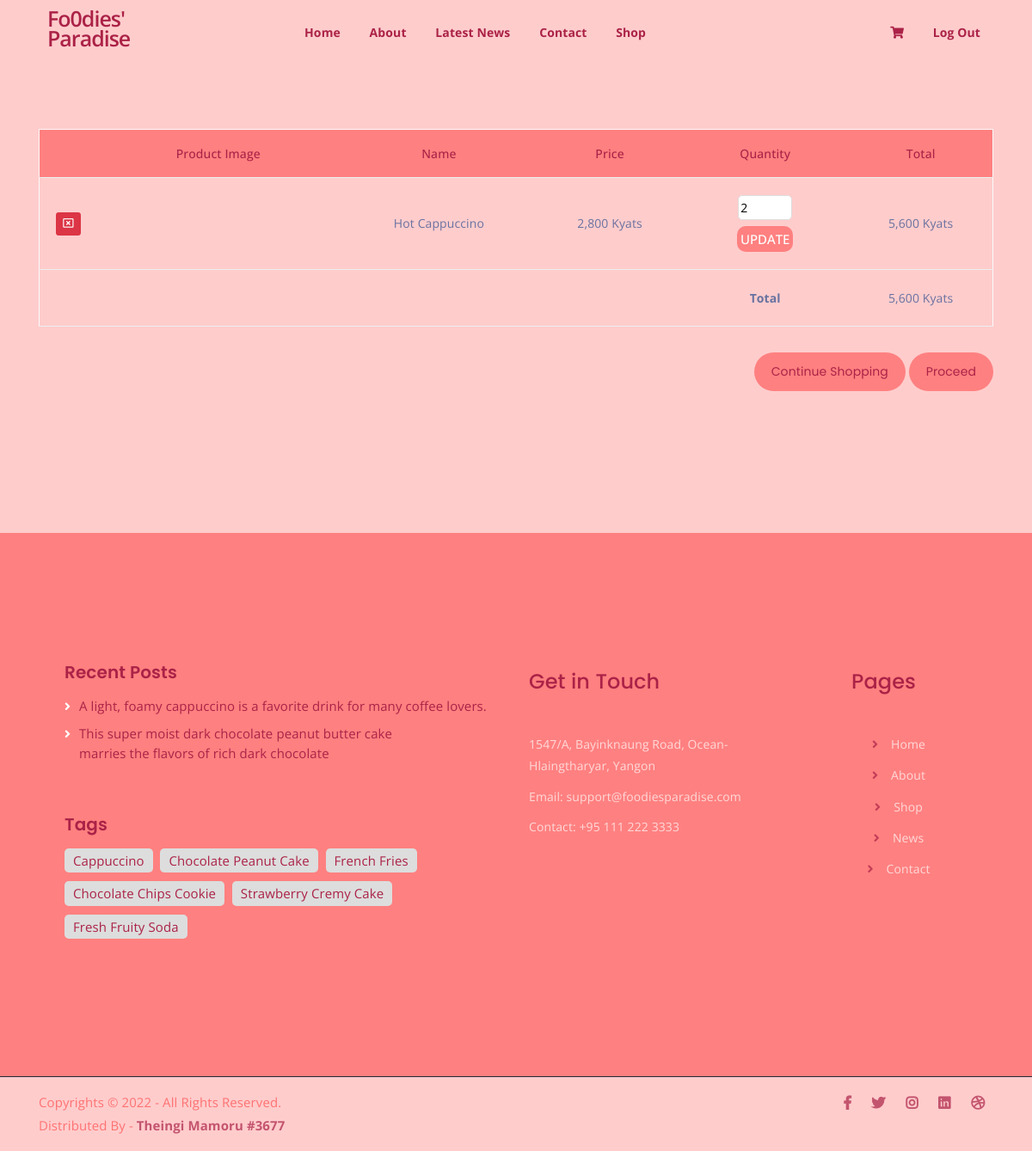
Screenshot of /cart.php (signed in) with the database file from the repository.
### tables this page shows
CREATE TABLE IF NOT EXISTS `cart_table` (
  `cart_id` int(20) NOT NULL AUTO_INCREMENT,
  `username` varchar(50) NOT NULL,
  `cpro_name` varchar(50) NOT NULL,
  `cpro_price` int(20) NOT NULL,
  `cpro_qty` int(20) NOT NULL,
  `cpro_img` varchar(50) NOT NULL,
  PRIMARY KEY (`cart_id`)
);

### cart.php (the view, shortened to what this page needs)
<?php
	include("connection.php");
?>
<?php
	include("header.php");
?>
	<div class="cart-section mt-150 mb-150">
		<div class="container">
			<div class="row">
				<div class="col-lg-12 col-md-12">
					<div class="cart-table-wrap">
						<table class="cart-table">
							<thead class="cart-table-head">
								<tr class="table-head-row">
									<th class="product-remove"></th>
									<th class="product-image">Product Image</th>
									<th class="product-name">Name</th>
									<th class="product-price">Price</th>
									<th class="product-quantity">Quantity</th>
									<th class="product-total">Total</th>
								</tr>
							</thead>
							<tbody>
								<?php
									$username = $_SESSION['username'];
									$sel= mysqli_query($con, "SELECT * FROM cart_table WHERE username='$username'");
									$total = 0;
									if(mysqli_num_rows($sel) > 0) {
										while($fetch_cart = mysqli_fetch_assoc($sel)){
									?>
											<tr class="table-body-row">
												<td class="product-remove">
													<a href="cart.php?del=<?php echo $fetch_cart['cart_id']; ?>" class="btn btn-sm btn-danger text-white"><i class="far fa-window-close"></i></a>
												</td>
												<td class="product-image"><img src="assets/img/products_sample/<?php echo $fetch_cart['cpro_img']; ?>" alt=""></td>
												<td class="product-name"><?php echo $fetch_cart['cpro_name']; ?></td>
												<td class="product-price"><?php echo number_format($fetch_cart['cpro_price']); ?> Kyats</td>
												<td class="product-quantity">
													<form method="POST">
														<input type="number" name="update_qty" value="<?php echo $fetch_cart['cpro_qty']; ?>" min="1"> <br>
														<input type="submit" value="update" name="update_btn" class="btn btn-sm text-white mt-2 p-1">
													</form>
												</td>
												<td class="product-total"><?php $sub_total=$fetch_cart['cpro_price'] * $fetch_cart['cpro_qty']; echo number_format($sub_total); ?> Kyats</td>
											</tr>
									<?php
											$total += $sub_total;
										};
									}
									?>
								<tr>
									<td colspan="4"></td>
									<td>
										<strong>Total</strong>
									</td>
									<td>
										<?php echo number_format($total); ?> Kyats
									</td>
								</tr>
							</tbody>
						</table>
						<div class="cart-buttons text-right">
							<a href="shop.php" class="boxed-btn">Continue Shopping</a>
							<a href="checkout.php" class="boxed-btn black">Proceed</a>
						</div>
					</div>
				</div>
			</div>
		</div>
	</div>
<?php
	include("footer.php");
?>

### assets/css/main.css (style rules this page uses)
html { font-size: 14px; font-weight: 400; line-height: 28px; height: 100%; }
body { font-family: "Open Sans", sans-serif; font-weight: 400; font-size: 1rem; letter-spacing: 0.1px; line-height: 1.8; color: #ab2247; overflow-x: hidden; }
a { cursor: pointer; text-decoration: none; -webkit-transition: all 0.2s ease-in-out; -o-transition: all 0.2s ease-in-out; transition: all 0.2s ease-in-out; }
.mt-150 { margin-top: 150px; }
.mb-150 { margin-bottom: 150px; }
a.boxed-btn { font-family: "Poppins", sans-serif; display: inline-block; background-color: #ff8080; color: #ab2247; padding: 10px 20px; }
a.boxed-btn, a.bordered-btn, a.cart-btn { border-radius: 50px; }
a.boxed-btn { -webkit-transition: 0.3s; -o-transition: 0.3s; transition: 0.3s; }
input[type="submit"] { -webkit-transition: 0.3s; -o-transition: 0.3s; transition: 0.3s; border-radius: 10px !important; }
html, body { height: 100%; background-color: #ffcccc !important; }
input[type="submit"] { background-color: #ff8080; color: #ab2247; font-weight: 500; text-transform: uppercase; font-size: 15px; border: none !important; cursor: pointer; padding: 10px 15px; border-radius: 3px; }
.product-image { padding: 30px; padding-bottom: 0; }
input[type="number"] { border: 1px solid #ddd; border-radius: 5px; width: 63px; margin-bottom: 15px; }
table.cart-table { border: 1px solid #f9f9f9; width: 100%; }
thead { border-bottom: 1px solid #eee; }
tr.table-head-row th { background-color: #ff8080; padding: 15px; font-weight: 500; text-align: center; }
tr.table-head-row th:last-child { border-right: none; }
.cart-table-wrap tbody tr td { text-align: center; }
.cart-table-wrap tbody tr td { border-bottom:1px solid #eee; padding: 20px 0; color: #6872a0; }
thead.cart-table-head tr { background-color: #efefef; }
td.product-quantity input { margin-bottom: 0; }
td.product-remove a { color: #6872a0; }
.cart-buttons { margin-top: 30px; }
.cart-buttons a:first-child { margin-right: 20px; }

### assets/css/responsive.css (style rules this page uses)
@media only screen and (min-width: 992px) and (max-width: 1200px) { .cart-buttons a:first-child { margin-right: 0; margin-bottom: 15px; } }

### rows the page displays
cart_table: cpro_name "Hot Cappuccino", cpro_price "2,800", update_qty "2", sub_total "5,600"

### other values shown
$total "5,600"
